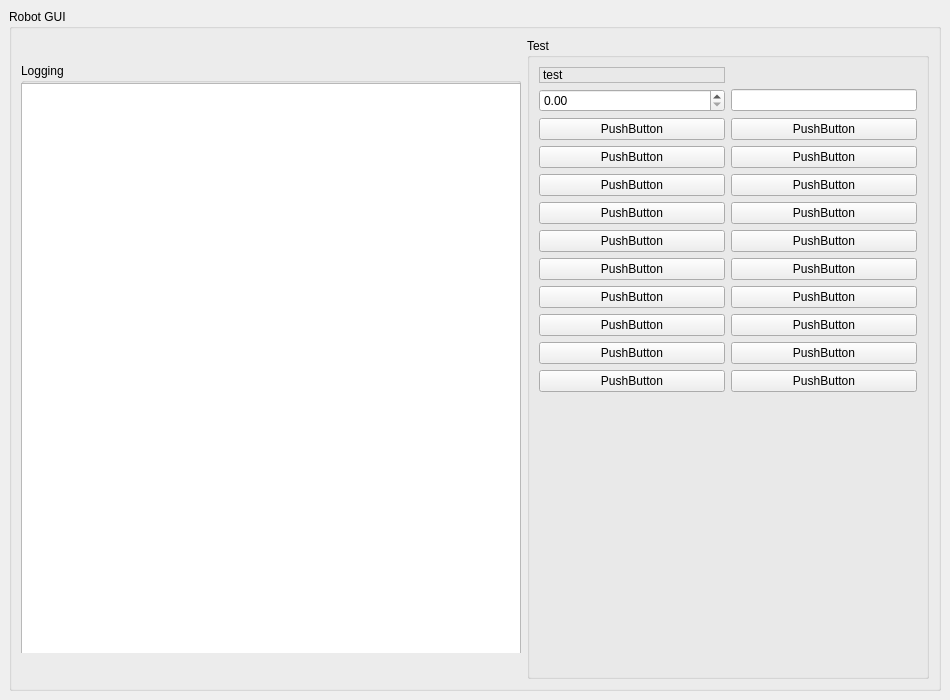
<?xml version="1.0" encoding="UTF-8"?>
<ui version="4.0">
 <class>MainWindowDesign</class>
 <widget class="QMainWindow" name="MainWindowDesign">
  <property name="enabled">
   <bool>true</bool>
  </property>
  <property name="geometry">
   <rect>
    <x>0</x>
    <y>0</y>
    <width>950</width>
    <height>700</height>
   </rect>
  </property>
  <property name="minimumSize">
   <size>
    <width>950</width>
    <height>700</height>
   </size>
  </property>
  <property name="maximumSize">
   <size>
    <width>950</width>
    <height>700</height>
   </size>
  </property>
  <property name="windowTitle">
   <string>QRosApp</string>
  </property>
  <property name="locale">
   <locale language="English" country="Australia"/>
  </property>
  <widget class="QWidget" name="centralwidget">
   <layout class="QHBoxLayout">
    <item>
     <widget class="QGroupBox" name="groupBox_12">
      <property name="sizePolicy">
       <sizepolicy hsizetype="MinimumExpanding" vsizetype="Preferred">
        <horstretch>0</horstretch>
        <verstretch>0</verstretch>
       </sizepolicy>
      </property>
      <property name="title">
       <string>Robot GUI</string>
      </property>
      <layout class="QGridLayout" name="gridLayout_3">
       <item row="0" column="1" rowspan="2">
        <widget class="QGroupBox" name="groupBox">
         <property name="title">
          <string>Test</string>
         </property>
         <layout class="QGridLayout" name="gridLayout">
          <item row="11" column="0">
           <widget class="QPushButton" name="pushButton_16">
            <property name="sizePolicy">
             <sizepolicy hsizetype="Preferred" vsizetype="Fixed">
              <horstretch>0</horstretch>
              <verstretch>0</verstretch>
             </sizepolicy>
            </property>
            <property name="text">
             <string>PushButton</string>
            </property>
           </widget>
          </item>
          <item row="2" column="1">
           <widget class="QPushButton" name="pushButton_01">
            <property name="enabled">
             <bool>true</bool>
            </property>
            <property name="sizePolicy">
             <sizepolicy hsizetype="Preferred" vsizetype="Fixed">
              <horstretch>0</horstretch>
              <verstretch>0</verstretch>
             </sizepolicy>
            </property>
            <property name="toolTip">
             <string>Set the target to the current joint trajectory state.</string>
            </property>
            <property name="statusTip">
             <string>Clear all waypoints and set the target to the current joint trajectory state.</string>
            </property>
            <property name="text">
             <string>PushButton</string>
            </property>
           </widget>
          </item>
          <item row="5" column="1">
           <widget class="QPushButton" name="pushButton_05">
            <property name="sizePolicy">
             <sizepolicy hsizetype="Preferred" vsizetype="Fixed">
              <horstretch>0</horstretch>
              <verstretch>0</verstretch>
             </sizepolicy>
            </property>
            <property name="text">
             <string>PushButton</string>
            </property>
           </widget>
          </item>
          <item row="9" column="0">
           <widget class="QPushButton" name="pushButton_12">
            <property name="sizePolicy">
             <sizepolicy hsizetype="Preferred" vsizetype="Fixed">
              <horstretch>0</horstretch>
              <verstretch>0</verstretch>
             </sizepolicy>
            </property>
            <property name="text">
             <string>PushButton</string>
            </property>
           </widget>
          </item>
          <item row="8" column="0">
           <widget class="QPushButton" name="pushButton_10">
            <property name="sizePolicy">
             <sizepolicy hsizetype="Preferred" vsizetype="Fixed">
              <horstretch>0</horstretch>
              <verstretch>0</verstretch>
             </sizepolicy>
            </property>
            <property name="text">
             <string>PushButton</string>
            </property>
           </widget>
          </item>
          <item row="7" column="0">
           <widget class="QPushButton" name="pushButton_08">
            <property name="sizePolicy">
             <sizepolicy hsizetype="Preferred" vsizetype="Fixed">
              <horstretch>0</horstretch>
              <verstretch>0</verstretch>
             </sizepolicy>
            </property>
            <property name="text">
             <string>PushButton</string>
            </property>
           </widget>
          </item>
          <item row="2" column="0">
           <widget class="QPushButton" name="pushButton_00">
            <property name="sizePolicy">
             <sizepolicy hsizetype="Preferred" vsizetype="Fixed">
              <horstretch>0</horstretch>
              <verstretch>0</verstretch>
             </sizepolicy>
            </property>
            <property name="text">
             <string>PushButton</string>
            </property>
           </widget>
          </item>
          <item row="7" column="1">
           <widget class="QPushButton" name="pushButton_09">
            <property name="sizePolicy">
             <sizepolicy hsizetype="Preferred" vsizetype="Fixed">
              <horstretch>0</horstretch>
              <verstretch>0</verstretch>
             </sizepolicy>
            </property>
            <property name="text">
             <string>PushButton</string>
            </property>
           </widget>
          </item>
          <item row="1" column="1">
           <widget class="QLineEdit" name="lineEdit">
            <property name="sizePolicy">
             <sizepolicy hsizetype="Preferred" vsizetype="Fixed">
              <horstretch>0</horstretch>
              <verstretch>0</verstretch>
             </sizepolicy>
            </property>
           </widget>
          </item>
          <item row="11" column="1">
           <widget class="QPushButton" name="pushButton_17">
            <property name="sizePolicy">
             <sizepolicy hsizetype="Preferred" vsizetype="Fixed">
              <horstretch>0</horstretch>
              <verstretch>0</verstretch>
             </sizepolicy>
            </property>
            <property name="text">
             <string>PushButton</string>
            </property>
           </widget>
          </item>
          <item row="10" column="0">
           <widget class="QPushButton" name="pushButton_14">
            <property name="sizePolicy">
             <sizepolicy hsizetype="Preferred" vsizetype="Fixed">
              <horstretch>0</horstretch>
              <verstretch>0</verstretch>
             </sizepolicy>
            </property>
            <property name="text">
             <string>PushButton</string>
            </property>
           </widget>
          </item>
          <item row="8" column="1">
           <widget class="QPushButton" name="pushButton_11">
            <property name="sizePolicy">
             <sizepolicy hsizetype="Preferred" vsizetype="Fixed">
              <horstretch>0</horstretch>
              <verstretch>0</verstretch>
             </sizepolicy>
            </property>
            <property name="text">
             <string>PushButton</string>
            </property>
           </widget>
          </item>
          <item row="6" column="0">
           <widget class="QPushButton" name="pushButton_06">
            <property name="sizePolicy">
             <sizepolicy hsizetype="Preferred" vsizetype="Fixed">
              <horstretch>0</horstretch>
              <verstretch>0</verstretch>
             </sizepolicy>
            </property>
            <property name="text">
             <string>PushButton</string>
            </property>
           </widget>
          </item>
          <item row="1" column="0">
           <widget class="QDoubleSpinBox" name="doubleSpinBox">
            <property name="sizePolicy">
             <sizepolicy hsizetype="Preferred" vsizetype="Fixed">
              <horstretch>0</horstretch>
              <verstretch>0</verstretch>
             </sizepolicy>
            </property>
           </widget>
          </item>
          <item row="9" column="1">
           <widget class="QPushButton" name="pushButton_13">
            <property name="sizePolicy">
             <sizepolicy hsizetype="Preferred" vsizetype="Fixed">
              <horstretch>0</horstretch>
              <verstretch>0</verstretch>
             </sizepolicy>
            </property>
            <property name="text">
             <string>PushButton</string>
            </property>
           </widget>
          </item>
          <item row="12" column="1">
           <widget class="QPushButton" name="pushButton_19">
            <property name="sizePolicy">
             <sizepolicy hsizetype="Preferred" vsizetype="Fixed">
              <horstretch>0</horstretch>
              <verstretch>0</verstretch>
             </sizepolicy>
            </property>
            <property name="text">
             <string>PushButton</string>
            </property>
           </widget>
          </item>
          <item row="12" column="0">
           <widget class="QPushButton" name="pushButton_18">
            <property name="sizePolicy">
             <sizepolicy hsizetype="Preferred" vsizetype="Fixed">
              <horstretch>0</horstretch>
              <verstretch>0</verstretch>
             </sizepolicy>
            </property>
            <property name="text">
             <string>PushButton</string>
            </property>
           </widget>
          </item>
          <item row="10" column="1">
           <widget class="QPushButton" name="pushButton_15">
            <property name="sizePolicy">
             <sizepolicy hsizetype="Preferred" vsizetype="Fixed">
              <horstretch>0</horstretch>
              <verstretch>0</verstretch>
             </sizepolicy>
            </property>
            <property name="text">
             <string>PushButton</string>
            </property>
           </widget>
          </item>
          <item row="5" column="0">
           <widget class="QPushButton" name="pushButton_04">
            <property name="sizePolicy">
             <sizepolicy hsizetype="Preferred" vsizetype="Fixed">
              <horstretch>0</horstretch>
              <verstretch>0</verstretch>
             </sizepolicy>
            </property>
            <property name="text">
             <string>PushButton</string>
            </property>
           </widget>
          </item>
          <item row="13" column="0">
           <spacer name="verticalSpacer_3">
            <property name="orientation">
             <enum>Qt::Vertical</enum>
            </property>
            <property name="sizeHint" stdset="0">
             <size>
              <width>20</width>
              <height>233</height>
             </size>
            </property>
           </spacer>
          </item>
          <item row="4" column="1">
           <widget class="QPushButton" name="pushButton_03">
            <property name="sizePolicy">
             <sizepolicy hsizetype="Preferred" vsizetype="Fixed">
              <horstretch>0</horstretch>
              <verstretch>0</verstretch>
             </sizepolicy>
            </property>
            <property name="text">
             <string>PushButton</string>
            </property>
           </widget>
          </item>
          <item row="4" column="0">
           <widget class="QPushButton" name="pushButton_02">
            <property name="sizePolicy">
             <sizepolicy hsizetype="Preferred" vsizetype="Fixed">
              <horstretch>0</horstretch>
              <verstretch>0</verstretch>
             </sizepolicy>
            </property>
            <property name="text">
             <string>PushButton</string>
            </property>
           </widget>
          </item>
          <item row="6" column="1">
           <widget class="QPushButton" name="pushButton_07">
            <property name="sizePolicy">
             <sizepolicy hsizetype="Preferred" vsizetype="Fixed">
              <horstretch>0</horstretch>
              <verstretch>0</verstretch>
             </sizepolicy>
            </property>
            <property name="text">
             <string>PushButton</string>
            </property>
           </widget>
          </item>
          <item row="0" column="0">
           <widget class="QLabel" name="label">
            <property name="frameShape">
             <enum>QFrame::StyledPanel</enum>
            </property>
            <property name="frameShadow">
             <enum>QFrame::Raised</enum>
            </property>
            <property name="text">
             <string>test</string>
            </property>
           </widget>
          </item>
         </layout>
        </widget>
       </item>
       <item row="0" column="0" rowspan="2">
        <widget class="QGroupBox" name="groupBox_2">
         <property name="minimumSize">
          <size>
           <width>500</width>
           <height>590</height>
          </size>
         </property>
         <property name="maximumSize">
          <size>
           <width>500</width>
           <height>590</height>
          </size>
         </property>
         <property name="title">
          <string>Logging</string>
         </property>
         <widget class="QListView" name="view_logging">
          <property name="geometry">
           <rect>
            <x>0</x>
            <y>20</y>
            <width>500</width>
            <height>590</height>
           </rect>
          </property>
          <property name="sizePolicy">
           <sizepolicy hsizetype="Preferred" vsizetype="Expanding">
            <horstretch>0</horstretch>
            <verstretch>0</verstretch>
           </sizepolicy>
          </property>
          <property name="minimumSize">
           <size>
            <width>500</width>
            <height>590</height>
           </size>
          </property>
          <property name="maximumSize">
           <size>
            <width>500</width>
            <height>590</height>
           </size>
          </property>
         </widget>
        </widget>
       </item>
      </layout>
     </widget>
    </item>
   </layout>
  </widget>
  <action name="action_Quit">
   <property name="text">
    <string>&amp;Quit</string>
   </property>
   <property name="shortcut">
    <string>Ctrl+Q</string>
   </property>
   <property name="shortcutContext">
    <enum>Qt::ApplicationShortcut</enum>
   </property>
  </action>
  <action name="action_Preferences">
   <property name="text">
    <string>&amp;Preferences</string>
   </property>
  </action>
  <action name="actionAbout">
   <property name="text">
    <string>&amp;About</string>
   </property>
  </action>
  <action name="actionAbout_Qt">
   <property name="text">
    <string>About &amp;Qt</string>
   </property>
  </action>
 </widget>
 <resources/>
 <connections>
  <connection>
   <sender>action_Quit</sender>
   <signal>triggered()</signal>
   <receiver>MainWindowDesign</receiver>
   <slot>close()</slot>
   <hints>
    <hint type="sourcelabel">
     <x>-1</x>
     <y>-1</y>
    </hint>
    <hint type="destinationlabel">
     <x>399</x>
     <y>299</y>
    </hint>
   </hints>
  </connection>
 </connections>
</ui>
